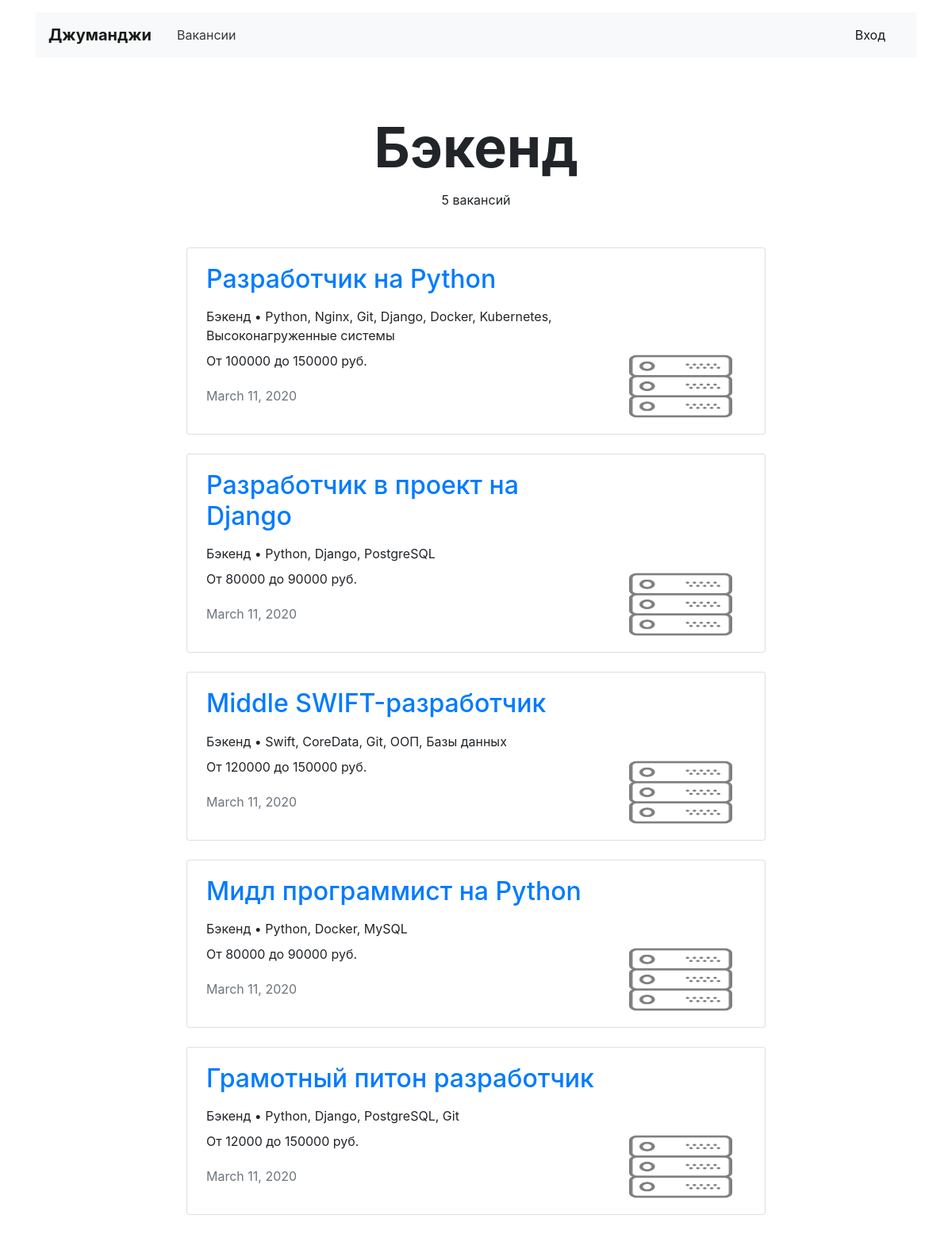
Page /vacancies/cat/backend on the committed database.
### vacancy/models.py (models this page shows, shortened)
class Specialty(models.Model):
    code = models.CharField(max_length=20)
    title = models.CharField(max_length=120)
    picture = models.ImageField(upload_to=MEDIA_SPECIALITY_IMAGE_DIR)

class Vacancy(models.Model):
    title = models.CharField(max_length=120)
    specialty = models.ForeignKey(Specialty, on_delete=models.CASCADE, related_name='vacancies')
    company = models.ForeignKey(Company, on_delete=models.CASCADE, related_name='vacancies')
    skills = models.CharField(max_length=120)
    description = models.TextField()
    salary_min = models.IntegerField()
    salary_max = models.IntegerField()
    published_at = models.DateField()

### vacancy/views.py (the view)
# urls.py: path('vacancies/cat/<str:categories>', vacancies_categories_view, name='vacancies_cat'),
def vacancies_categories_view(request, categories):
    category = get_object_or_404(Specialty, code=categories)
    title = category.title
    vacancies = Vacancy.objects.filter(specialty__code=categories)
    count_vacancy = Vacancy.objects.filter(specialty__code=categories).count()
    return render(request, 'vacancies.html', context={
        'title': title,
        'category': category,
        'vacancies': vacancies,
        'count_vacancy': count_vacancy
    })

### vacancy/templates/vacancies.html (shortened to what this page needs)
{% extends 'base.html' %}
{% block container %}
  <main class="container mt-3">
    <section>
      <h1 class="h1 text-center mx-auto mt-4 pt-5" style="font-size: 70px;"><strong>{{title}}</strong></h1>
      <p class="text-center pt-1"> {{count_vacancy}} вакансий</p>
      <div class="row mt-5">
        <div class="col-12 col-lg-8 offset-lg-2 m-auto">
          {% for vacancy in vacancies %}
          <div class="card mb-4">
             <div class="card-body px-4">
              <div class="row">
                <div class="col-12 col-md-8 col-lg-9">
                  <h2 class="h2 pb-2"><a href="{% url 'vacancy' vacancy.id %}" class="mb-1">{{vacancy.title}}</a></h2>
                  <p class="mb-2">{{vacancy.specialty.title}} • {{ vacancy.skills }}</p>
                  <p>От {{ vacancy.salary_min }} до {{ vacancy.salary_max }} руб.</p>
                  <p class="text-muted pt-1">{{ vacancy.published_at }}</p>
                </div>
                <div class="col-12 col-md-4 col-lg-3 d-flex align-items-end">
                  <a href="#"><img src="{{ vacancy.specialty.picture.url }}" width="130" height="80" alt=""></a>
                </div>
              </div>
            </div>
          </div>{% endfor %}
        </div>
      </div>
    </section>
  </main>
{% endblock %}

### rows in the picture
Specialty: title "Бэкенд"
Vacancy: title "Разработчик на Python", specialty "Бэкенд", skills "Python, Nginx, Git, Django, Docker, Kubernetes, Высоконагруженные системы", salary_min "100000", salary_max "150000", published_at "March 11, 2020", specialty.picture (picture)
Vacancy: title "Разработчик в проект на Django", specialty "Бэкенд", skills "Python, Django, PostgreSQL", salary_min "80000", salary_max "90000", published_at "March 11, 2020", specialty.picture (picture)
Vacancy: title "Middle SWIFT-разработчик", specialty "Бэкенд", skills "Swift, CoreData, Git, ООП, Базы данных", salary_min "120000", salary_max "150000", published_at "March 11, 2020", specialty.picture (picture)
Vacancy: title "Мидл программист на Python", specialty "Бэкенд", skills "Python, Docker, MySQL", salary_min "80000", salary_max "90000", published_at "March 11, 2020", specialty.picture (picture)
Vacancy: title "Грамотный питон разработчик", specialty "Бэкенд", skills "Python, Django, PostgreSQL, Git", salary_min "12000", salary_max "150000", published_at "March 11, 2020", specialty.picture (picture)

### other values in the picture
{{ count_vacancy }} "5"
